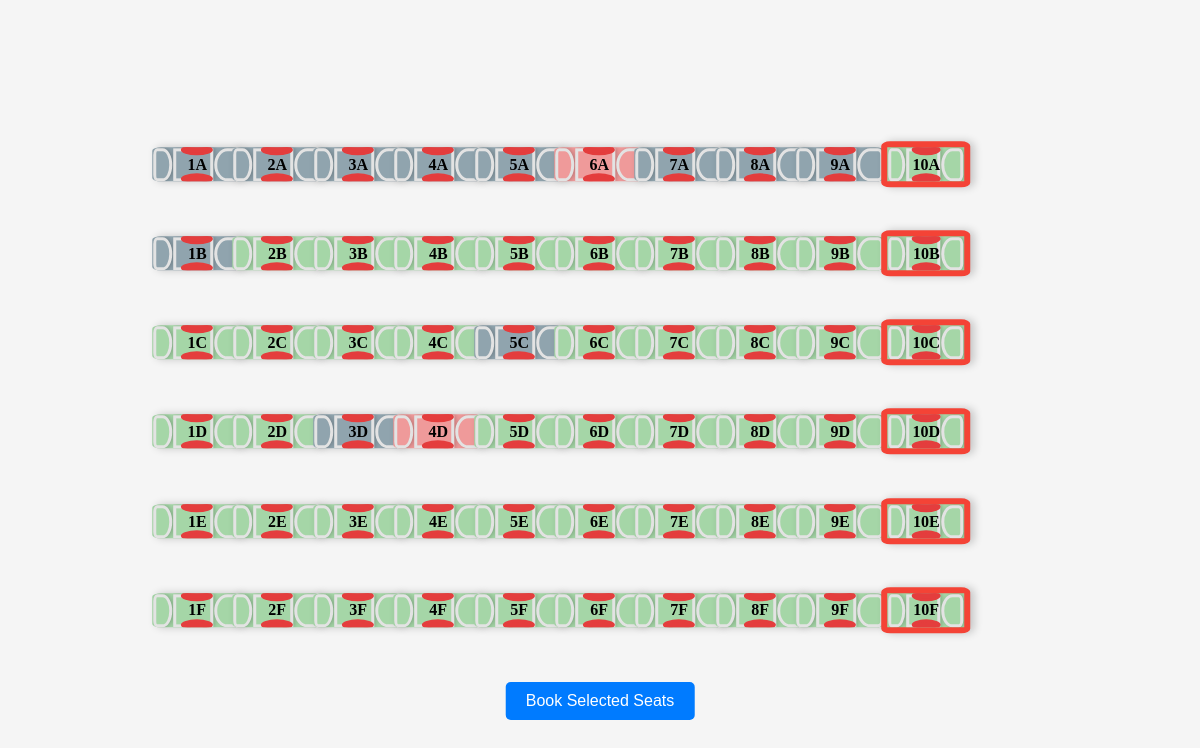
Before: /seat/seat.php with the older database file.
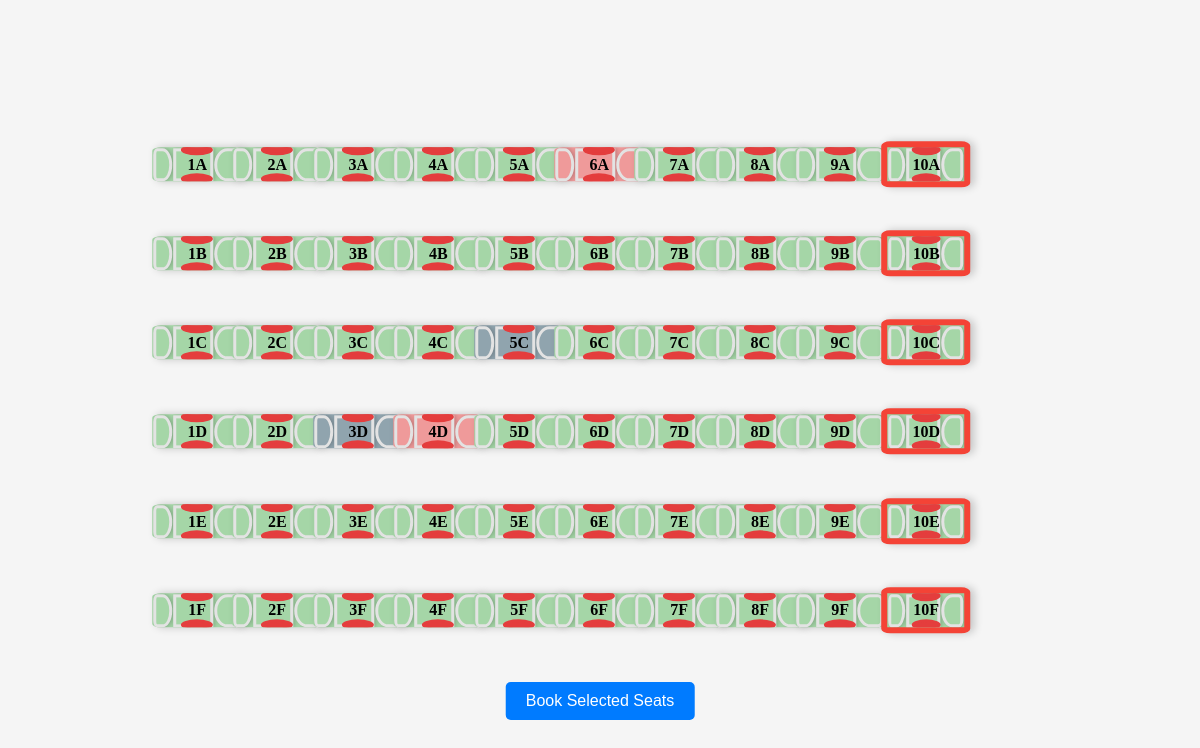
After: the same page with the newer database file.
### tables this page shows
CREATE TABLE `seat` (
  `SeatID` int(11) NOT NULL,
  `FlightID` int(11) DEFAULT NULL,
  `SeatNumber` varchar(10) NOT NULL,
  `Status` enum('booked','locked','free') DEFAULT 'free',
  `IsFireExit` enum('1','0') NOT NULL DEFAULT '0',
  `LockUntil` datetime DEFAULT NULL
);

### seat/seat.php (the view, shortened to what this page needs)
<!DOCTYPE html>
<html lang="en">
<head>
    <link id="stylesheet" rel="stylesheet" href="../assets/seat.css">
</head>
<body>
    <div class="plane">
        <?php
        include('../includes/db.php');
        $flightId = isset($_POST['flight_id']) ? intval($_POST['flight_id']) : 1;
        $sql = "SELECT * FROM seat WHERE FlightID = $flightId ORDER BY SeatID";
        $result = $conn->query($sql);
        if ($result->num_rows > 0) {
            $rowCount = 0;
            echo '<div class="row">';
            while ($row = $result->fetch_assoc()) {
                $seatClass = $row['Status'];
                $seatNumber = $row['SeatNumber'];
                $isFireExit = $row['IsFireExit'] ? ' fire-exit' : '';
                if ($rowCount % 6 == 0 && $rowCount != 0) {
                    echo '</div><div class="row">';
                }
                echo '
                <div class="seat ' . $seatClass . $isFireExit . '" data-seat-number="' . $seatNumber . '">
                    <div class="seat-number">' . $seatNumber . '</div>
                    <div class="headrest"></div>
                    <div class="backrest"></div>
                    <div class="seat-cushion"></div>
                    <div class="armrest armrest-left"></div>
                    <div class="armrest armrest-right"></div>';
                echo '</div>';
                $rowCount++;
            }
            echo '</div>';
            echo '<button id="book-selected-seats" >Book Selected Seats</button>';
        } else {
            echo "0 results";
        }
        ?>
    </div>
</body>
</html>

### assets/seat.css (style rules this page uses)
:root { --plane-height: 90vh; --plane-width: 90vw; --seat-color: #fa7c7c; --seat-border: #e3e3e3; --seat-shadow: rgba(0, 0, 0, 0.2); --headrest-color: #ff9999; --seat-cushion-color: #ff6666; --seat-width: calc(var(--plane-width) * 0.1); --armrest-color: #e43d3d; }
body { display: flex; justify-content: center; align-items: center; height: 100vh; background-color: #f5f5f5; margin: 0; }
.seat { position: relative; display: flex; flex-direction: column; align-items: center; justify-content: center; width: calc(var(--seat-width) * 0.8); height: calc(var(--seat-width) * 1.8); border-radius: 10%; box-shadow: 0 4px 8px var(--seat-shadow); transition: transform 0.2s; background-color: var(--seat-color); overflow: hidden; }
.seat-number { position: absolute; font-weight: bold; color: #000000; }
.headrest, .backrest, .seat-cushion { width: 80%; background-color: var(--seat-color); border: solid var(--seat-border); box-shadow: 0 2px 4px var(--seat-shadow); border-radius: 20% / 50%; margin: 2% 0; }
.headrest { height: 20%; background-color: var(--headrest-color); border-radius: 20% 20% 50% 50%; }
.backrest { height: 50%; border-radius: 0; }
.seat-cushion { height: 30%; background-color: var(--seat-cushion-color); border-radius: 50% 50% 20% 20%; }
.armrest { position: absolute; width: 15%; height: 30%; background-color: var(--armrest-color); border: solid var(--armrest-color); border-radius: 50%; top: 50%; transform: translateY(-50%); }
.armrest-left { left: -10%; }
.armrest-right { right: -10%; }
.row { display: flex; height: 10%; width: 100%; justify-content: space-between; }
.plane { height: var(--plane-height); width: var(--plane-width); }
@media (min-width: 768px) { :root { --seat-height: calc(var(--plane-width) * 0.1); --plane-height: 70vh; --plane-width: 70vw; } }
@media (min-width: 768px) { .row { display: flex; flex-direction: column; height: 100%; width: calc(var(--plane-width) / 11); } }
@media (min-width: 768px) { .seat { transition: transform 0.2s; transform: rotate(-90deg); height: calc(var(--seat-height) * 0.9); width: calc(var(--seat-height) * 0.4); } }
@media (min-width: 768px) { .seat-number { transform: rotate(90deg); } }
@media (min-width: 768px) { .plane { display: flex; } }
@media (min-width: 982px) { .row { display: flex; flex-direction: column; height: calc(var(--plane-height) * 0.955); width: calc(var(--plane-width) / 10.45); } }
@media (min-width: 982px) { .seat { height: calc(100% / 3); } }
.seat.free { background-color: #a5d6a7; }
.seat.booked { background-color: #ef9a9a; }
.seat.locked { background-color: #90a4ae; }
.seat.free .headrest, .seat.free .backrest, .seat.free .seat-cushion { background-color: #a5d6a7; }
.seat.booked .headrest, .seat.booked .backrest, .seat.booked .seat-cushion { background-color: #ef9a9a; }
.seat.locked .headrest, .seat.locked .backrest, .seat.locked .seat-cushion { background-color: #90a4ae; }
.seat.fire-exit { border: 6px solid rgb(244, 67, 54); }
#book-selected-seats { display: block; position: fixed; bottom: 10%; left: 50%; transform: translateX(-50%); padding: 10px 20px; background-color: #007bff; color: white; border: none; border-radius: 5px; cursor: pointer; font-size: 16px; text-align: center; transition: background-color 0.3s; }

Changed rows visible on the page:
changed seat (number 1 of 60 on the later page): Status "locked" → "free" (drawn)
changed seat (number 2 of 60 on the later page): Status "locked" → "free" (drawn)
changed seat (number 7 of 60 on the later page): Status "locked" → "free" (drawn)
changed seat (number 13 of 60 on the later page): Status "locked" → "free" (drawn)
changed seat (number 19 of 60 on the later page): Status "locked" → "free" (drawn)
changed seat (number 25 of 60 on the later page): Status "locked" → "free" (drawn)
changed seat (number 37 of 60 on the later page): Status "locked" → "free" (drawn)
changed seat (number 43 of 60 on the later page): Status "locked" → "free" (drawn)
changed seat (number 49 of 60 on the later page): Status "locked" → "free" (drawn)
